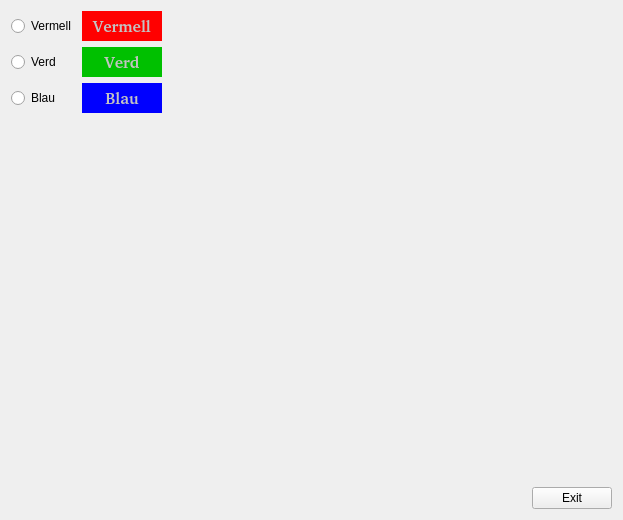
<?xml version="1.0" encoding="UTF-8"?>
<ui version="4.0">
 <class>MyForm</class>
 <widget class="QWidget" name="MyForm">
  <property name="geometry">
   <rect>
    <x>0</x>
    <y>0</y>
    <width>623</width>
    <height>520</height>
   </rect>
  </property>
  <property name="windowTitle">
   <string>Form</string>
  </property>
  <layout class="QVBoxLayout" name="verticalLayout_3">
   <item>
    <layout class="QHBoxLayout" name="horizontalLayout_5">
     <item>
      <layout class="QVBoxLayout" name="verticalLayout_2">
       <item>
        <layout class="QHBoxLayout" name="horizontalLayout_2">
         <item>
          <widget class="QRadioButton" name="radioButton">
           <property name="text">
            <string>Vermell</string>
           </property>
          </widget>
         </item>
         <item>
          <widget class="QLabel" name="label">
           <property name="sizePolicy">
            <sizepolicy hsizetype="Fixed" vsizetype="Fixed">
             <horstretch>0</horstretch>
             <verstretch>0</verstretch>
            </sizepolicy>
           </property>
           <property name="minimumSize">
            <size>
             <width>80</width>
             <height>30</height>
            </size>
           </property>
           <property name="font">
            <font>
             <family>Noto Sans [monotype]</family>
             <pointsize>12</pointsize>
             <weight>75</weight>
             <italic>false</italic>
             <bold>true</bold>
             <strikeout>false</strikeout>
            </font>
           </property>
           <property name="styleSheet">
            <string notr="true">background-color: rgb(255, 0, 0);
color: rgb(195, 195, 195);</string>
           </property>
           <property name="text">
            <string>Vermell</string>
           </property>
           <property name="alignment">
            <set>Qt::AlignCenter</set>
           </property>
          </widget>
         </item>
        </layout>
       </item>
       <item>
        <layout class="QHBoxLayout" name="horizontalLayout_3">
         <item>
          <widget class="QRadioButton" name="radioButton_2">
           <property name="text">
            <string>Verd</string>
           </property>
          </widget>
         </item>
         <item>
          <widget class="QLabel" name="label_2">
           <property name="sizePolicy">
            <sizepolicy hsizetype="Fixed" vsizetype="Fixed">
             <horstretch>0</horstretch>
             <verstretch>0</verstretch>
            </sizepolicy>
           </property>
           <property name="minimumSize">
            <size>
             <width>80</width>
             <height>30</height>
            </size>
           </property>
           <property name="font">
            <font>
             <family>Noto Sans [monotype]</family>
             <pointsize>12</pointsize>
             <weight>75</weight>
             <bold>true</bold>
            </font>
           </property>
           <property name="styleSheet">
            <string notr="true">background-color: rgb(0, 192, 0);
color: rgb(195, 195, 195);</string>
           </property>
           <property name="text">
            <string>Verd</string>
           </property>
           <property name="alignment">
            <set>Qt::AlignCenter</set>
           </property>
          </widget>
         </item>
        </layout>
       </item>
       <item>
        <layout class="QHBoxLayout" name="horizontalLayout_4">
         <item>
          <widget class="QRadioButton" name="radioButton_3">
           <property name="text">
            <string>Blau</string>
           </property>
          </widget>
         </item>
         <item>
          <widget class="QLabel" name="label_3">
           <property name="sizePolicy">
            <sizepolicy hsizetype="Fixed" vsizetype="Fixed">
             <horstretch>0</horstretch>
             <verstretch>0</verstretch>
            </sizepolicy>
           </property>
           <property name="minimumSize">
            <size>
             <width>80</width>
             <height>30</height>
            </size>
           </property>
           <property name="font">
            <font>
             <family>Noto Sans [monotype]</family>
             <pointsize>12</pointsize>
             <weight>75</weight>
             <bold>true</bold>
            </font>
           </property>
           <property name="styleSheet">
            <string notr="true">background-color: rgb(0, 0, 255);
color: rgb(195, 195, 195);</string>
           </property>
           <property name="text">
            <string>Blau</string>
           </property>
           <property name="alignment">
            <set>Qt::AlignCenter</set>
           </property>
          </widget>
         </item>
        </layout>
       </item>
      </layout>
     </item>
     <item>
      <spacer name="horizontalSpacer_2">
       <property name="orientation">
        <enum>Qt::Horizontal</enum>
       </property>
       <property name="sizeHint" stdset="0">
        <size>
         <width>40</width>
         <height>20</height>
        </size>
       </property>
      </spacer>
     </item>
    </layout>
   </item>
   <item>
    <layout class="QHBoxLayout" name="horizontalLayout">
     <item>
      <spacer name="horizontalSpacer">
       <property name="orientation">
        <enum>Qt::Horizontal</enum>
       </property>
       <property name="sizeHint" stdset="0">
        <size>
         <width>40</width>
         <height>20</height>
        </size>
       </property>
      </spacer>
     </item>
     <item>
      <layout class="QVBoxLayout" name="verticalLayout">
       <item>
        <spacer name="verticalSpacer">
         <property name="orientation">
          <enum>Qt::Vertical</enum>
         </property>
         <property name="sizeHint" stdset="0">
          <size>
           <width>20</width>
           <height>40</height>
          </size>
         </property>
        </spacer>
       </item>
       <item>
        <widget class="QPushButton" name="pushButton">
         <property name="text">
          <string>Exit</string>
         </property>
        </widget>
       </item>
      </layout>
     </item>
    </layout>
   </item>
  </layout>
 </widget>
 <resources/>
 <connections>
  <connection>
   <sender>pushButton</sender>
   <signal>clicked()</signal>
   <receiver>MyForm</receiver>
   <slot>close()</slot>
   <hints>
    <hint type="sourcelabel">
     <x>562</x>
     <y>480</y>
    </hint>
    <hint type="destinationlabel">
     <x>562</x>
     <y>416</y>
    </hint>
   </hints>
  </connection>
 </connections>
</ui>
